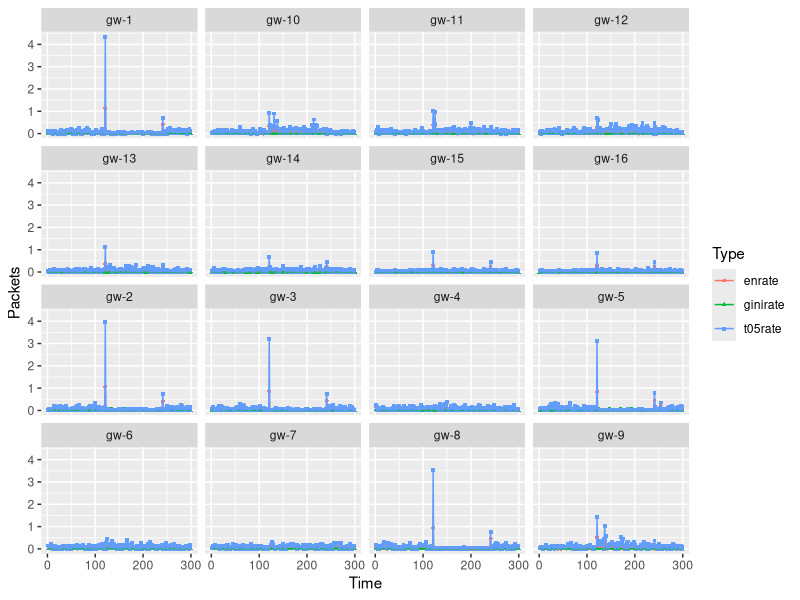
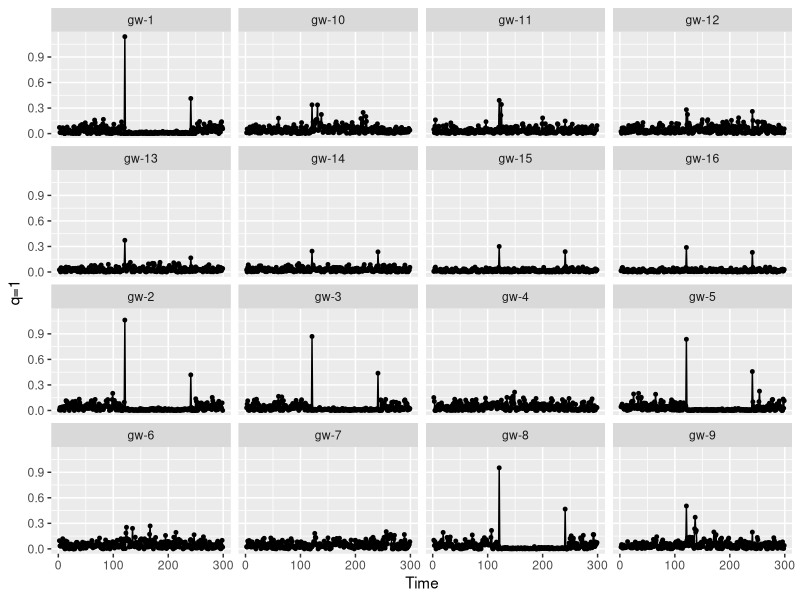
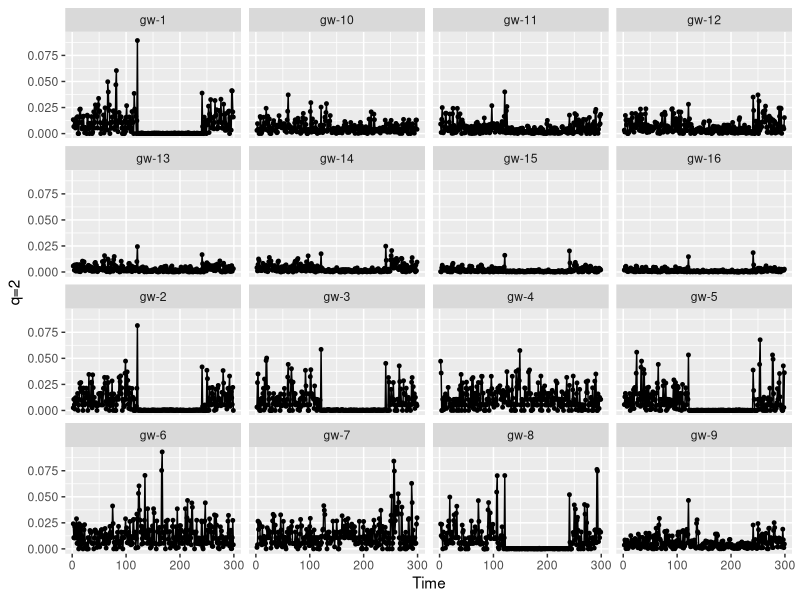
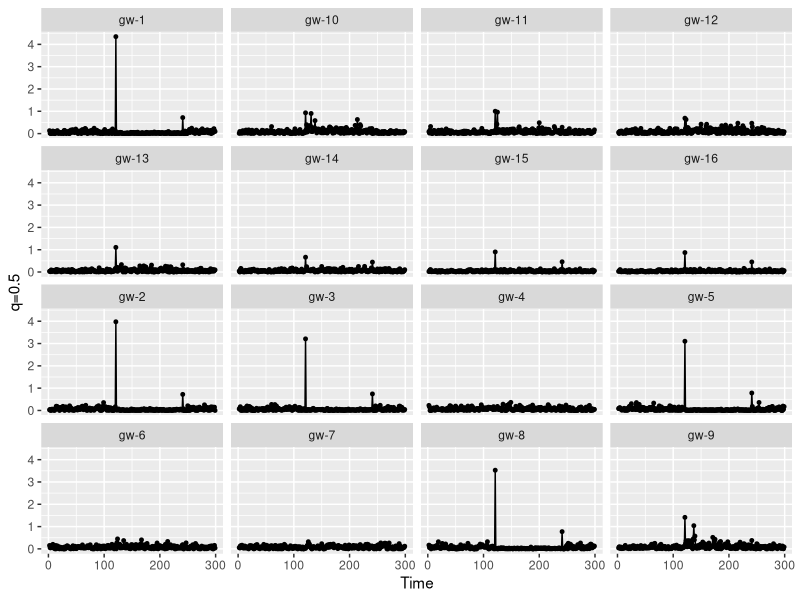

The R source for these figures, in order:

library(ggplot2)
library(scales)
library(doBy)
library(reshape2)


# rate = read.table("rate-trace.txt", header=T)
# rate$Node = factor(rate$Node)
# # rate$PacketRaw <- rate$PacketRaw
# rate$Type = factor(rate$Type)

# rate.combined = summaryBy(. ~ Time + Node + Type, data=rate, FUN=sum)
# root1 = subset(rate.combined, Type=="OutInterests")
# root2 = subset(rate.combined, Type=="InData")
# df = data.frame(Time = root1$Time, Node = root1$Node, Rate = root2$PacketRaw.sum / root1$PacketRaw.sum)
# df.test = subset(df, grepl("^good-leaf-", Node))
# df.avg = summaryBy(. ~ Time, data=df.test, FUN=mean)

data = read.table("index.txt", header=T)
data$Node = factor(data$Node)
data.test = subset(data, grepl("^gw", Node))
data = droplevels(data.test)
fa = levels(data$Node)
data$id = seq_len(nrow(data))
df <- melt(data, id.var = c("Time", "Node"))
names(df) <- c('Time', 'Node', 'Type', 'Rate')
df = subset(df, Type %in% c('enrate', 'ginirate', 't05rate'))
df = subset(df, Time != 1)

pdf("incrate.pdf")
for(i in 1:ceiling(length(fa)/16)){
  sub_class=fa[c(1:16)+(i-1)*16]
  g.root <- ggplot(subset(df, Node %in% sub_class)) +
    geom_point(aes (x=Time, y=Rate, color=Type, shape=Type), size=1) +
    geom_line(aes (x=Time, y=Rate, color=Type), size=0.5) +
    ylab("Packets") +
    facet_wrap(~ Node)
  print(g.root)
}

for(i in 1:ceiling(length(fa)/16)){
  sub_class=fa[c(1:16)+(i-1)*16]
  g.root <- ggplot(subset(df, Node %in% sub_class & Type=='enrate')) +
    geom_point(aes (x=Time, y=Rate), size=1) +
    geom_line(aes (x=Time, y=Rate), size=0.5) +
    ylab("q=1") +
    facet_wrap(~ Node)
  print(g.root)
}

for(i in 1:ceiling(length(fa)/16)){
  sub_class=fa[c(1:16)+(i-1)*16]
  g.root <- ggplot(subset(df, Node %in% sub_class & Type=='ginirate')) +
    geom_point(aes (x=Time, y=Rate), size=1) +
    geom_line(aes (x=Time, y=Rate), size=0.5) +
    ylab("q=2") +
    facet_wrap(~ Node)
  print(g.root)
}

for(i in 1:ceiling(length(fa)/16)){
  sub_class=fa[c(1:16)+(i-1)*16]
  g.root <- ggplot(subset(df, Node %in% sub_class & Type=='t05rate')) +
    geom_point(aes (x=Time, y=Rate), size=1) +
    geom_line(aes (x=Time, y=Rate), size=0.5) +
    ylab("q=0.5") +
    facet_wrap(~ Node)
  print(g.root)
}




retval <- dev.off()